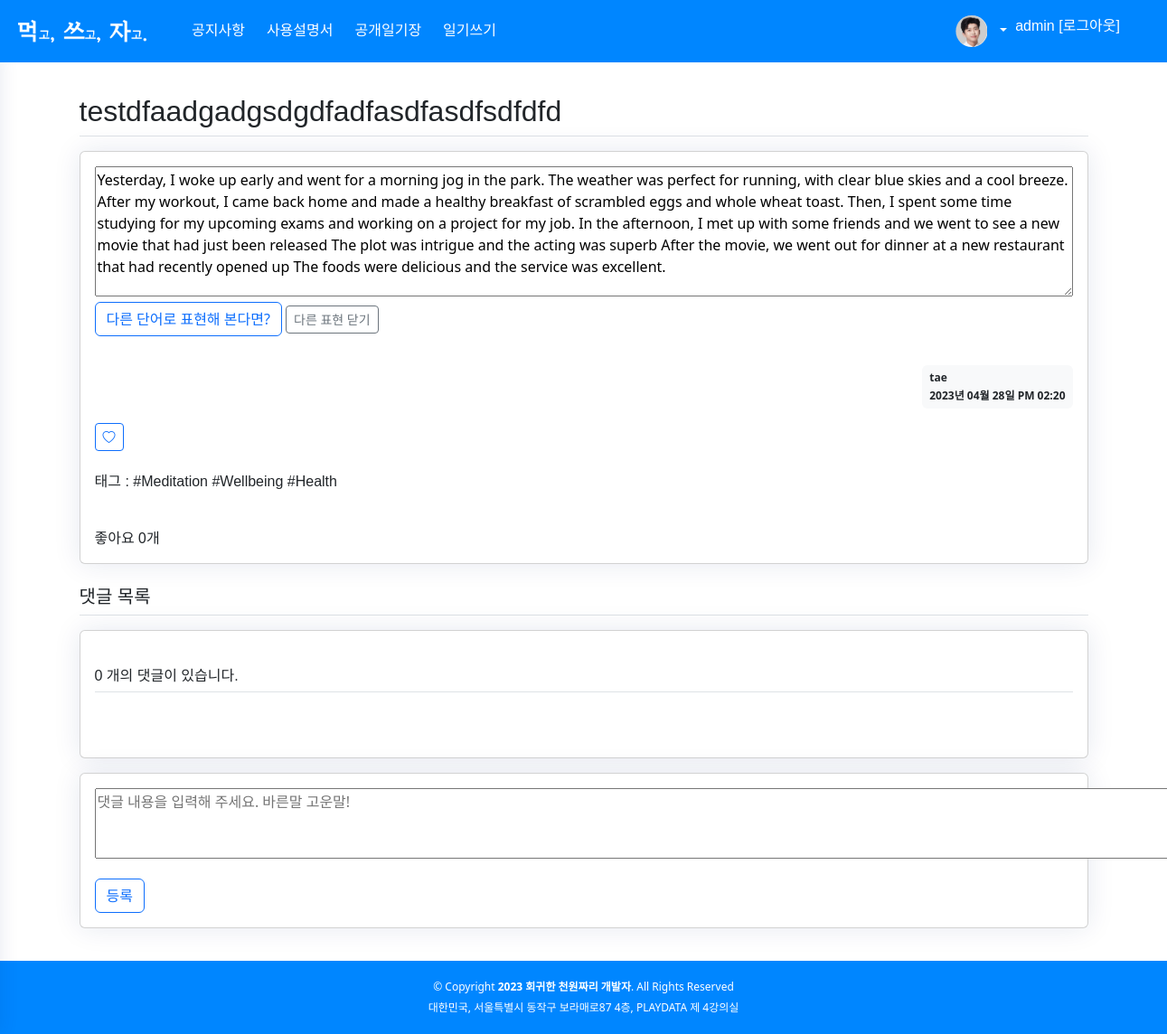
/diary/detail/177/ (signed in), run on the app's committed database.
### pybo/models.py (models this page shows, shortened)
class User(db.Model):
    id = db.Column(db.Integer, primary_key = True)
    username = db.Column(db.String(10), unique=True, nullable = False)
    password = db.Column(db.String(12), nullable=False)
    email = db.Column(db.String(120), unique=True, nullable=False)
    nickname = db.Column(db.String(20), nullable=False)
    name = db.Column(db.String(20), nullable=False)
    dayofbirth = db.Column(db.String(8), nullable=False)
    is_active = db.Column(db.Boolean(), default=True) # is_active 속성

class Diary(db.Model):
    id = db.Column(db.Integer, primary_key=True)
    subject = db.Column(db.String(100), nullable=False)
    content = db.Column(db.Text(), nullable=False)
    create_date= db.Column(db.DateTime(), nullable=False)
    user_id = db.Column(db.Integer, db.ForeignKey('user.id', ondelete='SET NULL'), nullable=True)
    user = db.relationship('User', backref = db.backref('diary_set'))
    modify_date = db.Column(db.DateTime(), nullable=True)
    tags = db.Column(db.String(400), nullable=True)
    voter = db.relationship('User', secondary=diary_voter, backref=db.backref('diary_voter_set')) # 추천인
    vote_count = db.Column(db.Integer, default=0, nullable=True)

### pybo/views/diary_views.py (the view)
@bp.route('/detail/<int:diary_id>/')
def detail(diary_id):
    form = AnswerForm()
    diary = Diary.query.get_or_404(diary_id)
    return render_template('diary/diary_detail.html', diary=diary, form=form)

### pybo/forms.py
class AnswerForm(FlaskForm):
    content = TextAreaField('내용', validators=[DataRequired('내용은 필수 입력 항목입니다.')])

### pybo/filter.py (called while the page is built)
def format_datetime(value, fmt="%Y년 %m월 %d일 %p %I:%M"):
    return value.strftime(fmt)

### pybo/views/auth_views.py (called while the page is built)
@bp.before_app_request
def load_logged_in_user():
    user_id = session.get('user_id')
    if user_id is None:
        g.user = None
    else:
        g.user = User.query.get(user_id)

### pybo/templates/diary/diary_detail.html (shortened to what this page needs)
{% extends 'base.html' %}
{% block content %}
<main id="main" class="main">
  <div class="container my-3">
        <h2 class="border-bottom py-2">{{ diary.subject }}</h2>
          <div class="card my-3">
            <div class="card-body">
              <form action="{{ url_for('diary.get_paraphrase', diary_id=diary.id) }}" method="POST">
                  <textarea name="input_text" id="input_text" readonly style="width: 100%; min-height: 9em;">{{ diary.content }}</textarea>
                  <button class="btn btn-outline-primary" type="submit" name="submit" id="submit">다른 단어로 표현해 본다면?</button>
                  <button class="btn btn-sm btn-outline-secondary" type="button" name="exit" id="exit">다른 표현 닫기</button>
              </form>
                <div class="card-body" id="paraphrase">
                </div>
                <div class="d-flex justify-content-end">
                <div class="badge bg-light text-dark p-2 text-start">
                  <div class="mb-2">{{ diary.user.username }}</div>
                  <div>{{ diary.create_date|datetime }}</div>
                    </div>
                </div>
               <div class="my-3">
                 <a href="javascript:void(0)" class="recommend btn btn-sm btn-outline-primary"
                    data-uri="{{ url_for('diary.vote', diary_id=diary.id) }}">
                    <i class="bi bi-heart"></i>
                 </a>
              </div>
                <div class="mb-2">
                  <h6 class="border-center py-2" name="tags" id="tags"> 태그 :
                   {% for tag in diary.tags.split(',') %}
                    #{{ tag.strip() }}
                    {% endfor %}
                  </h6>
                </div>
               <br>
              <span>좋아요 {{ diary.voter|length }}개</span>
            </div>
        </div>
      </div>
     <div class="container my-3">
       <h5 class="border-bottom py-2">댓글 목록</h5>
        <div class="card my-3">
          <div class="card-body">
              <h6 class="border-bottom my-3 py-2">{{ diary.answer_set|length }} 개의 댓글이 있습니다.</h6>
              <div>
                  <br>
              </div>
      </div>
    </div>
        <div class="card my-3">
          <div class="card-body">
            <div class="mb-3">
                <textarea name="content" id="content" cols="130rem" rows="3" placeholder="댓글 내용을 입력해 주세요. 바른말 고운말!"></textarea>
            </div>
              {% if g.user %}
                <input type="submit" value="등록" class="btn btn-outline-primary">
              {% endif %}
      </div>
   </div>
</main>
{% endblock %}

### pybo/templates/header.html (shortened to what this page needs)
  <header  class="header fixed-top d-flex align-items-center">
    <a href="/" class="logo d-flex align-items-center">
      <img src="{{ url_for('static', filename= 'assets/img/logo2.png') }}" alt="logo">
    </a>
    <li class="nav-link">
      <a class="nav-link" href="{{ url_for('notice.noticelist') }}">
        <span class="d-none d-lg-block">공지사항</span>
      </a>
    </li>
    <li class="nav-link">
      <a class="nav-link" href="{{ url_for('diary.instruction') }}">
        <span class="d-none d-lg-block">사용설명서</span>
      </a>
    </li>
    <li class="nav-link">
      <a class="nav-link" href="{{ url_for('diary._list') }}">
        <span class="d-none d-lg-block">공개일기장</span>
      </a>
    </li>
    <li class="nav-link">
      <a class="nav-link" href="{{ url_for('diary.create') }}">
        <span class="d-none d-lg-block">일기쓰기</span>
      </a>
    </li>
          <nav class="header-nav ms-auto">
          <ul class="d-flex align-items-right">
          <li class="nav-item dropdown pe-3">
          {% if g.user %}
            <div class="d-flex align-items-right">
            <a class="nav-link nav-profile d-flex align-items-center pe-0" href="#" data-bs-toggle="dropdown">
              <img src="{{ url_for('static', filename= 'assets/img/profile-img.jpg') }}"
                   alt="Profile" class="rounded-circle">
              <span class="d-none d-md-block dropdown-toggle ps-2">
                <a class="nav-link" href="{{ url_for('auth.logout') }}">{{ g.user.username }} [로그아웃] </a>
              </span>
            {% endif %}
      </ul>
    </nav>
  </header>

### pybo/static/style.css (style rules this page uses)
:root { scroll-behavior: smooth; }
body { margin : 2% ; font-family: 'Noto Sans KR', sans-serif; background: #ffffff; color: #060606; }
a { color: #121212; text-decoration: none; }
h1, h2, h3, h4, h5, h6 { font-family: 'Noto Sans KR', sans-serif; }
.nav-link { font-size : 100%; margin-right: 6px; margin-left: 6px; font-family: 'Noto Sans KR', sans-serif; }
#main { margin-top: 60px; padding: 20px 20px; transition: all 0.3s; }
.text-dark { color: #343a40; }
.card { margin-bottom: 30px; border: none; width : auto; border-radius: 15px; box-shadow: 0px 0 30px rgba(1, 41, 112, 0.1); }
.card-body { padding: 40px; }
.logo { line-height: 1; }
@media (min-width: 1200px) { .logo { width: 180px; } }
.logo img { max-height: 25px; margin-right: 15px; }
.header { transition: all 0.5s; z-index: 997; height: 6%; background-color: #0086ff; padding: 20px; color : #ffffff; }
.header-nav ul { list-style: none; }
.header-nav>ul { margin: 0; padding: 0; padding-right:10px; }
.header-nav .nav-profile { color: #ffffff; }
.header-nav .nav-profile img { padding-left : 2.5%; padding-right : 2.5%; max-height: 35px; }
.header-nav .nav-profile span { font-size: 16px; font-weight: 600; }
@media (min-width: 1200px) { #main, #footer { margin-left: 300px; } }
@media (min-width: 1200px) { .toggle-sidebar #main, .toggle-sidebar #footer { margin-left: 0; } }

### data on the page
User: user.username "admin"
Diary: subject "testdfaadgadgsdgdfadfasdfasdfsdfdfd", input_text "Yesterday, I woke up early and went for a morning jog in the park. The weather was perfect for running, with clear blue skies and a cool breeze. After my workout, I came back home and made a healthy breakfast of scrambled eggs and whole wheat toast. Then, I spent some time studying for my upcoming exams and working on a project for my job. In the afternoon, I met up with some friends and we went to see a new movie that had just been released The plot was intrigue and the acting was superb After the movie, we went out for dinner at a new restaurant that had recently opened up The foods were delicious and the service was excellent.", create_date "2023년 04월 28일 PM 02:20"
User: user.username "tae"

### other printed values
{{ tag.strip() }} "Meditation" "Wellbeing" "Health"
{{ diary.voter|length }} "0"
{{ diary.answer_set|length }} "0"
